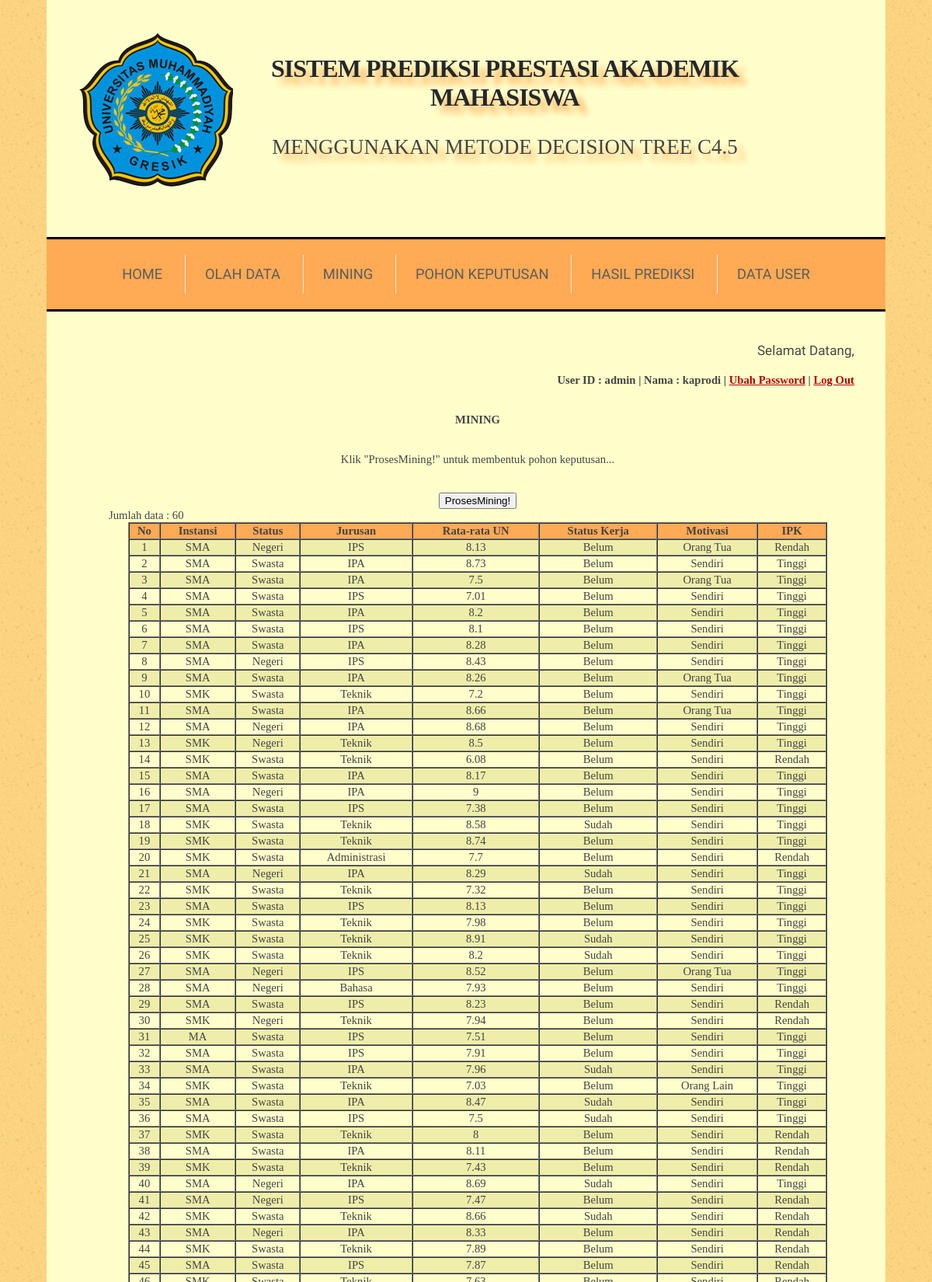
The app's page /index.php?menu=mining (signed in, upper part) with its own data.
### tables this page shows
CREATE TABLE `data_training` (
  `id` int(11) NOT NULL AUTO_INCREMENT,
  `instansi` varchar(10) DEFAULT NULL,
  `status` varchar(10) DEFAULT NULL,
  `jurusan` varchar(20) DEFAULT NULL,
  `rata_un` double DEFAULT NULL,
  `kerja` varchar(10) DEFAULT NULL,
  `motivasi` varchar(20) DEFAULT NULL,
  `ipk` varchar(10) DEFAULT NULL,
  PRIMARY KEY (`id`)
);

### mining.php (the view, shortened to what this page needs)
<?php
	$query=mysql_query("select * from data_training order by(id)");
	$jumlah=mysql_num_rows($query);
	if($jumlah==0){
		echo "<center><h3>Data training masih kosong...</h3></center>";
	}else{
		if(isset($_POST['submit'])){
			include "proses_mining.php";
		}else{
			?>
			<center>
				Klik "ProsesMining!" untuk membentuk pohon keputusan...<br><br><br>
				<form method=POST action=''>
					<input type=submit name=submit value=ProsesMining!>
				</form>
			</center>
			<?php
			echo "Jumlah data : ".$jumlah;
			?>
			<table bgcolor='#fa5' border='1' cellspacing='0' cellspading='0' align='center' width=900>
				<tr>
					<th>No</th><th>Instansi</th><th>Status</th><th>Jurusan</th><th>Rata-rata UN</th><th>Status Kerja</th><th>Motivasi</th><th>IPK</th>
				</tr>
			<?php
				$warna1 = '#ffc';
				$warna2 = '#eea';
				$warna  = $warna1;
				while($row=mysql_fetch_array($query)){
					if($warna == $warna1){
						$warna = $warna2;
					} else {
						$warna = $warna1;
					}
				?>
					<tr bgcolor=<?php echo $warna; ?> align='center'>
						<td><?php echo $row['id'];?></td>
						<td><?php echo $row['instansi'];?></td>
						<td><?php echo $row['status'];?></td>
						<td><?php echo $row['jurusan'];?></td>
						<td><?php echo $row['rata_un'];?></td>
						<td><?php echo $row['kerja'];?></td>
						<td><?php echo $row['motivasi'];?></td>
						<td><?php echo $row['ipk'];?></td>
					</tr>
				<?php
				}
				?>
			</table>
<?php
		}
	}
?>

### css/default.css (style rules this page uses)
html, body { height: 100%; }
body { margin: 0px; padding: 0px; background: #F9D27E url(images/img01.png) repeat; font: 'Times New Roman'; font-size: 11pt; color: #444; }

### records on screen
data_training: id "1", instansi "SMA", status "Negeri", jurusan "IPS", rata_un "8.13", kerja "Belum", motivasi "Orang Tua", ipk "Rendah"
data_training: id "2", instansi "SMA", status "Swasta", jurusan "IPA", rata_un "8.73", kerja "Belum", motivasi "Sendiri", ipk "Tinggi"
data_training: id "3", instansi "SMA", status "Swasta", jurusan "IPA", rata_un "7.5", kerja "Belum", motivasi "Orang Tua", ipk "Tinggi"
data_training: id "4", instansi "SMA", status "Swasta", jurusan "IPS", rata_un "7.01", kerja "Belum", motivasi "Sendiri", ipk "Tinggi"
data_training: id "5", instansi "SMA", status "Swasta", jurusan "IPA", rata_un "8.2", kerja "Belum", motivasi "Sendiri", ipk "Tinggi"
data_training: id "6", instansi "SMA", status "Swasta", jurusan "IPS", rata_un "8.1", kerja "Belum", motivasi "Sendiri", ipk "Tinggi"
data_training: id "7", instansi "SMA", status "Swasta", jurusan "IPA", rata_un "8.28", kerja "Belum", motivasi "Sendiri", ipk "Tinggi"
data_training: id "8", instansi "SMA", status "Negeri", jurusan "IPS", rata_un "8.43", kerja "Belum", motivasi "Sendiri", ipk "Tinggi"
data_training: id "9", instansi "SMA", status "Swasta", jurusan "IPA", rata_un "8.26", kerja "Belum", motivasi "Orang Tua", ipk "Tinggi"
data_training: id "10", instansi "SMK", status "Swasta", jurusan "Teknik", rata_un "7.2", kerja "Belum", motivasi "Sendiri", ipk "Tinggi"
data_training: id "11", instansi "SMA", status "Swasta", jurusan "IPA", rata_un "8.66", kerja "Belum", motivasi "Orang Tua", ipk "Tinggi"
data_training: id "12", instansi "SMA", status "Negeri", jurusan "IPA", rata_un "8.68", kerja "Belum", motivasi "Sendiri", ipk "Tinggi"
data_training: id "13", instansi "SMK", status "Negeri", jurusan "Teknik", rata_un "8.5", kerja "Belum", motivasi "Sendiri", ipk "Tinggi"
data_training: id "14", instansi "SMK", status "Swasta", jurusan "Teknik", rata_un "6.08", kerja "Belum", motivasi "Sendiri", ipk "Rendah"
data_training: id "15", instansi "SMA", status "Swasta", jurusan "IPA", rata_un "8.17", kerja "Belum", motivasi "Sendiri", ipk "Tinggi"
data_training: id "16", instansi "SMA", status "Negeri", jurusan "IPA", rata_un "9", kerja "Belum", motivasi "Sendiri", ipk "Tinggi"
data_training: id "17", instansi "SMA", status "Swasta", jurusan "IPS", rata_un "7.38", kerja "Belum", motivasi "Sendiri", ipk "Tinggi"
data_training: id "18", instansi "SMK", status "Swasta", jurusan "Teknik", rata_un "8.58", kerja "Sudah", motivasi "Sendiri", ipk "Tinggi"
data_training: id "19", instansi "SMK", status "Swasta", jurusan "Teknik", rata_un "8.74", kerja "Belum", motivasi "Sendiri", ipk "Tinggi"
data_training: id "20", instansi "SMK", status "Swasta", jurusan "Administrasi", rata_un "7.7", kerja "Belum", motivasi "Sendiri", ipk "Rendah"
data_training: id "21", instansi "SMA", status "Negeri", jurusan "IPA", rata_un "8.29", kerja "Sudah", motivasi "Sendiri", ipk "Tinggi"
data_training: id "22", instansi "SMK", status "Swasta", jurusan "Teknik", rata_un "7.32", kerja "Belum", motivasi "Sendiri", ipk "Tinggi"
data_training: id "23", instansi "SMA", status "Swasta", jurusan "IPS", rata_un "8.13", kerja "Belum", motivasi "Sendiri", ipk "Tinggi"
data_training: id "24", instansi "SMK", status "Swasta", jurusan "Teknik", rata_un "7.98", kerja "Belum", motivasi "Sendiri", ipk "Tinggi"
data_training: id "25", instansi "SMK", status "Swasta", jurusan "Teknik", rata_un "8.91", kerja "Sudah", motivasi "Sendiri", ipk "Tinggi"
data_training: id "26", instansi "SMK", status "Swasta", jurusan "Teknik", rata_un "8.2", kerja "Sudah", motivasi "Sendiri", ipk "Tinggi"
data_training: id "27", instansi "SMA", status "Negeri", jurusan "IPS", rata_un "8.52", kerja "Belum", motivasi "Orang Tua", ipk "Tinggi"
data_training: id "28", instansi "SMA", status "Negeri", jurusan "Bahasa", rata_un "7.93", kerja "Belum", motivasi "Sendiri", ipk "Tinggi"
data_training: id "29", instansi "SMA", status "Swasta", jurusan "IPS", rata_un "8.23", kerja "Belum", motivasi "Sendiri", ipk "Rendah"
data_training: id "30", instansi "SMK", status "Negeri", jurusan "Teknik", rata_un "7.94", kerja "Belum", motivasi "Sendiri", ipk "Rendah"
data_training: id "31", instansi "MA", status "Swasta", jurusan "IPS", rata_un "7.51", kerja "Belum", motivasi "Sendiri", ipk "Tinggi"
data_training: id "32", instansi "SMA", status "Swasta", jurusan "IPS", rata_un "7.91", kerja "Belum", motivasi "Sendiri", ipk "Tinggi"
data_training: id "33", instansi "SMA", status "Swasta", jurusan "IPA", rata_un "7.96", kerja "Sudah", motivasi "Sendiri", ipk "Tinggi"
data_training: id "34", instansi "SMK", status "Swasta", jurusan "Teknik", rata_un "7.03", kerja "Belum", motivasi "Orang Lain", ipk "Tinggi"
data_training: id "35", instansi "SMA", status "Swasta", jurusan "IPA", rata_un "8.47", kerja "Sudah", motivasi "Sendiri", ipk "Tinggi"
data_training: id "36", instansi "SMA", status "Swasta", jurusan "IPS", rata_un "7.5", kerja "Sudah", motivasi "Sendiri", ipk "Tinggi"
data_training: id "37", instansi "SMK", status "Swasta", jurusan "Teknik", rata_un "8", kerja "Belum", motivasi "Sendiri", ipk "Rendah"
data_training: id "38", instansi "SMA", status "Swasta", jurusan "IPA", rata_un "8.11", kerja "Belum", motivasi "Sendiri", ipk "Rendah"
data_training: id "39", instansi "SMK", status "Swasta", jurusan "Teknik", rata_un "7.43", kerja "Belum", motivasi "Sendiri", ipk "Rendah"
data_training: id "40", instansi "SMA", status "Negeri", jurusan "IPA", rata_un "8.69", kerja "Sudah", motivasi "Sendiri", ipk "Tinggi"
data_training: id "41", instansi "SMA", status "Negeri", jurusan "IPS", rata_un "7.47", kerja "Belum", motivasi "Sendiri", ipk "Rendah"
data_training: id "42", instansi "SMK", status "Swasta", jurusan "Teknik", rata_un "8.66", kerja "Sudah", motivasi "Sendiri", ipk "Rendah"
data_training: id "43", instansi "SMA", status "Negeri", jurusan "IPA", rata_un "8.33", kerja "Belum", motivasi "Sendiri", ipk "Rendah"
data_training: id "44", instansi "SMK", status "Swasta", jurusan "Teknik", rata_un "7.89", kerja "Belum", motivasi "Sendiri", ipk "Rendah"
data_training: id "45", instansi "SMA", status "Swasta", jurusan "IPS", rata_un "7.87", kerja "Belum", motivasi "Sendiri", ipk "Rendah"

### other values on screen
$_SESSION['usr'] "admin"
$_SESSION['nama'] "kaprodi"
$jumlah "60"
